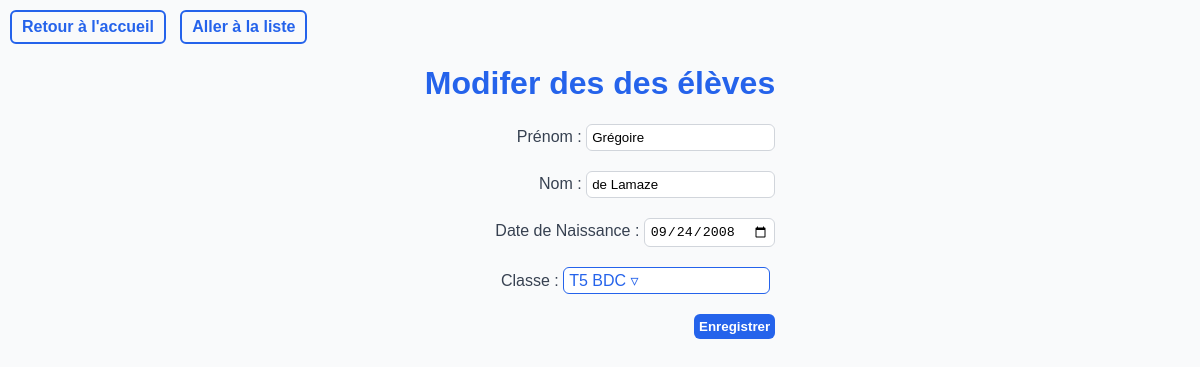
The app's page /eleve/update?id=2 with its own data.
### tables this page shows
CREATE TABLE Eleve (
    Id INTEGER PRIMARY KEY AUTOINCREMENT,
    Prenom TEXT NOT NULL,
    Nom TEXT NOT NULL,
    Date_de_Naissance DATE NOT NULL,
    Id_Classe INTEGER,
    FOREIGN KEY (Id_Classe)
        REFERENCES Classe(Id)
        ON DELETE CASCADE
        ON UPDATE CASCADE
    );

CREATE TABLE Classe (
    Id INTEGER PRIMARY KEY AUTOINCREMENT,
    Nom TEXT NOT NULL,
    Nom_Lycee TEXT NOT NULL,
    Id_Professeur INTEGER NOT NULL, 
    FOREIGN KEY (Id_Professeur)
        REFERENCES Professeur(Id)
        ON DELETE CASCADE
        ON UPDATE CASCADE
    );

### Backend.py (the view, shortened to what this page needs)
@app.route('/eleve/update', methods=["POST","GET"])
def update_eleve():
    id = request.args.get('id')
    if id is None:
        return "Aucun ID fourni", 400
    return render_template('update.html', valeurs=execute_sql("SELECT * FROM Eleve WHERE id = ?", (str(id),))[0], dropdown_values={"Classe": execute_sql("SELECT * FROM Classe")}, colonnes=colonnes_eleve, infos={"element": "des élèves","URL_liste": "/eleve/liste"})

### Backend.py (called while the page is built)
def execute_sql(commande, argument=()):
    conn = sqlite3.connect(DB_NAME)
    c = conn.cursor()
    c.execute(commande, argument)
    valeurs = c.fetchall()
    conn.commit()
    conn.close()
    return valeurs

### templates/update.html (shortened to what this page needs)
<!DOCTYPE html>
<html lang="fr">
<head>
    <link rel="stylesheet" href="../static/styles.css">
</head>
<body>
    <a class="back_button" href="/">Retour à l'accueil</a>
    <a class="back_button" href="{{ infos['URL_liste'] }}">Aller à la liste</a>
    <div class="content-form">
    <div>
    <h1>Modifer des {{ infos["element"] }}</h1>
    <form method="POST">
        {% for c in colonnes %}
        {% if c["type"] == "dropdown" %}
        <div class="dropdown" id="dropdown_{{ c['id'] }}" style="margin-bottom: 20px;">
                <label for="dropdown_{{ c['id'] }}">{{ c["titre"] }} : </label>
                <div id="dropdown-button_{{ c['id'] }}" class="dropdown-button" onclick="toggleMenu('{{ c['id'] }}')">
                    <span id="dropdown-label_{{ c['id'] }}">{% for item in dropdown_values[c["id"]] %}{% if item[0] == valeurs[c["order"]] %}{{ item[1] }} {% if c["id"]!="Id_Matiere"%} {{ item[2] }} {%endif%}{% endif %}{% endfor %}</span> &#9663;
                </div>
            </div>
        {% else %}
        <div class="form-element">
            <label for='{{ c["id"] }}'>{{ c["titre"] }} : <input id='{{ c["id"] }}' name='{{ c["id"] }}' type='{{ c["type"] }}' value='{{valeurs[c["order"]]}}'></label>
        </div>
        {% endif %}
        {% endfor %}
        <button class="submit_button" type="submit">Enregistrer</button>
    </form>
     </div>
    </div>
</body>
</html>

### static/styles.css (style rules this page uses)
body { font-family: Arial, sans-serif; background-color: #f9fafb; color: #2563eb; margin: 0; }
.submit_button { background-color: #2563eb; color : white; border: none; padding: 5px; border-radius: 6px; cursor: pointer; font-weight: bold; cursor: pointer; }
.content-form form { margin-top: 20px; display: flex; flex-direction: column; max-width: 400px; align-items: end; }
.form-element { display: flex; justify-content: flex-end; align-items: center; width: 100%; }
.form-element input { margin-bottom: 20px; }
input { color: #000000; padding: 5px; border : 1px solid #d1d5db; outline: none; transition: border-color 0.2s; border-radius: 6px; cursor: text; }
label { color: #374151; }
.content-form { margin: auto auto; display: flex; justify-content: center; align-items: center; }
.back_button { display: inline-block; border: 2px solid #2563eb; border-radius: 6px; padding: 6px 10px; text-decoration: none; font-weight: bold; color: #2563eb; cursor: pointer; margin-top: 10px; margin-left: 10px; }
.dropdown-button { display: inline-block; border: 1px solid #2563eb; border-radius: 6px; padding: 3px 5px; color: #2563eb; background-color: white; margin-right: 5px; cursor: pointer; width: 195px; }
.dropdown { position: relative; display: inline-block; margin-left: 20px; }

### records on screen
Eleve: Prenom "Grégoire" "de Lamaze" "09/24/2008"
Classe: Nom "T5", Nom_Lycee "BDC"

### other values on screen
{{ infos["element"] }} "des élèves"
{{ c["titre"] }} "Prénom" "Nom" "Date de Naissance"
{{ c["titre"] }} "Classe"
